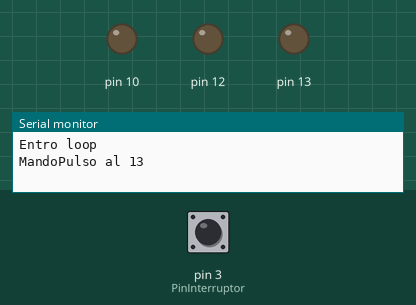
A sketch run on a simulated Arduino Uno, built with avr-gcc and run on an emulated ATmega328P. On the bench: output pins drawn as LEDs (lit = HIGH), the last lines printed to the serial monitor. Inputs (shaded band) come from the test bench; at power-on: pin 3 (PinInterruptor) LOW.

Above: at 1.2 s.
1.3 s: pin 3 (PinInterruptor) pulled HIGH for 0.15 s
At 2.5 s:
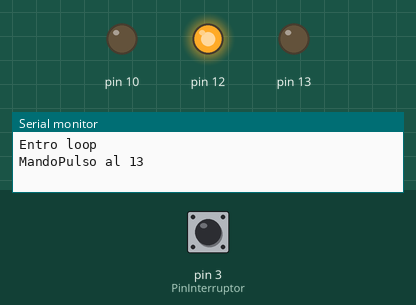
4.4 s: pin 3 (PinInterruptor) pulled HIGH for 1 s
At 4.8 s:
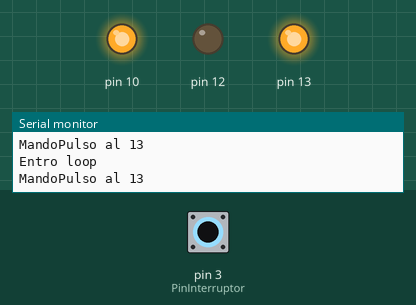
8.4 s: pin 3 (PinInterruptor) pulled HIGH for 3.2 s
At 12.8 s:
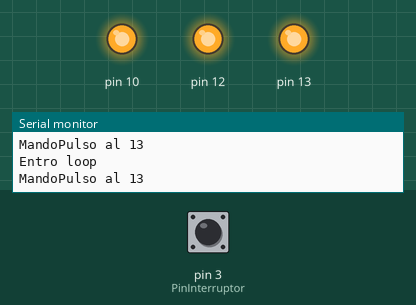
Timing chart, 0 to 20.5 s (numbered marks = the images above; inputs shaded):
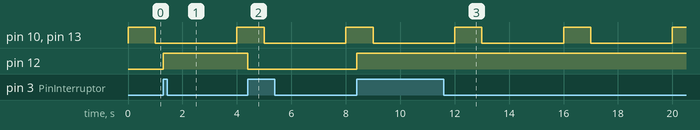

The sketch:

interrupts.ino
```cpp
volatile boolean prendido=false;
void Pulso(int timems)
{
 Serial.println("MandoPulso al 13");
 digitalWrite(13,HIGH);
 digitalWrite(10,HIGH);
 delay(timems);
 digitalWrite(13,LOW);
 digitalWrite(10,LOW);
}

void isr()
{
  if(!prendido){
  digitalWrite(12,HIGH);
  prendido=true;
  }
  else
  {
  digitalWrite(12,LOW);
  prendido=false;
  }
}
void setup() {
  Serial.begin(9600);
  pinMode(13,OUTPUT);
  pinMode(10,OUTPUT);
  pinMode(12,OUTPUT);
  pinMode(3,INPUT);
  const byte PinInterruptor = 3;
  attachInterrupt(digitalPinToInterrupt(PinInterruptor),isr, RISING); // ISR = INTERRUPT SERVICE ROUTINE (FUNCION ALA QUE VOY)
}

void loop() {
  Serial.println("Entro loop");
  Pulso(1000);
  delay(3000);
}
```

Measured:
- after the input at 1.3 s, pin 12: LOW → HIGH at once
- after the input at 4.4 s, pin 12: HIGH → LOW at once
- after the input at 8.4 s, pin 12: LOW → HIGH at once
- by itself, pin 10, pin 13: alternates HIGH for 1.0 s and LOW for 3.0 s
